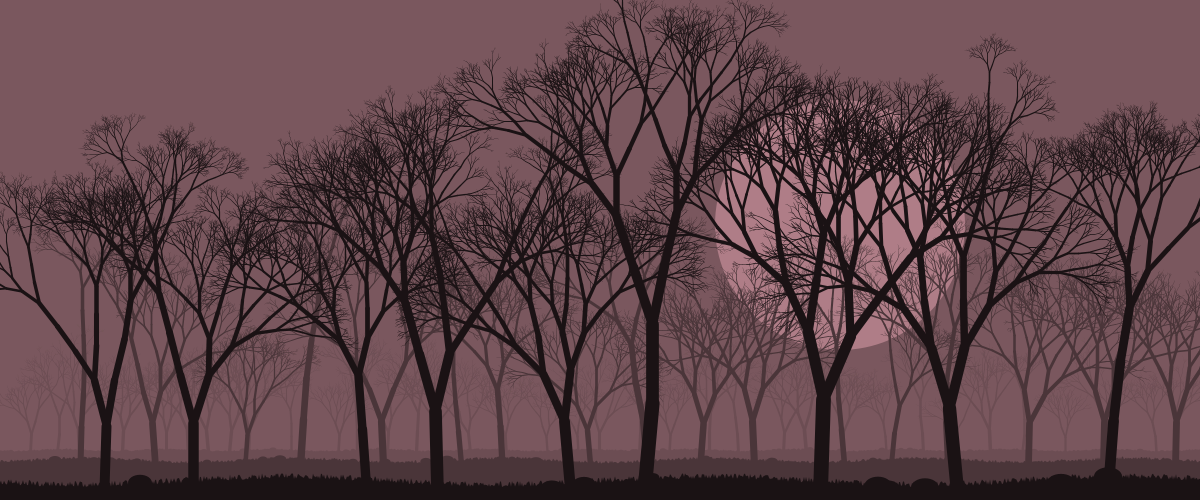
Frame 1 (no input)
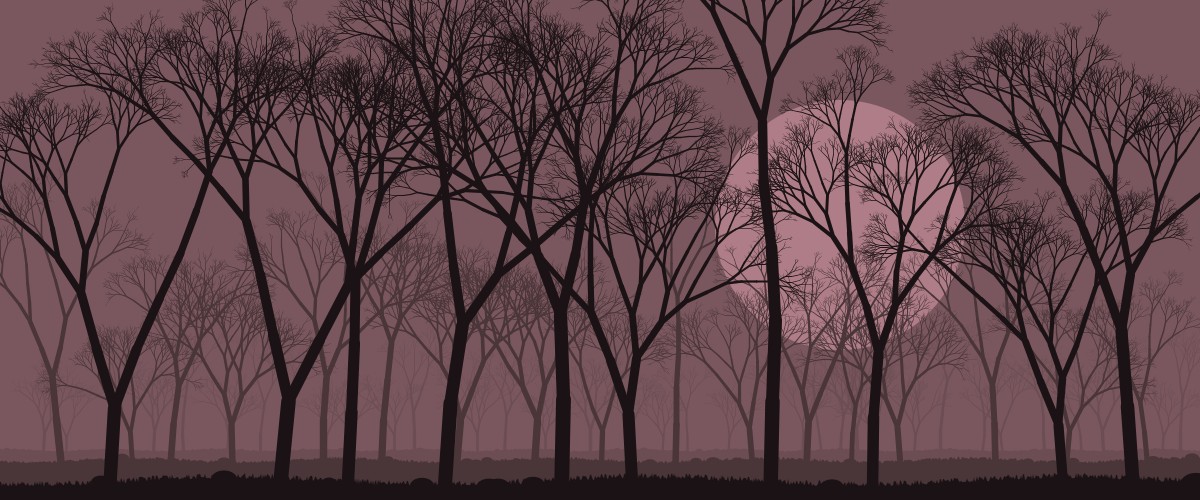
Frame 2 (the mouse pressed at the canvas centre, redrawn once)

The Processing sketch that drew these frames (run headless with seeded random() and noise(); the mouse was pressed at the canvas centre and the sketch redrawn once):

// Processing sketch: Tree3
// ── Tree3.pde
///////////////////////////////////////////////////////////////////////////////////
float fq = 1.25;
color c = color(175, 125, 135);

void setup() { size(1200, 500); noLoop(); }
 
void draw()
{
  color cb = color(red(c) * 0.7, green(c) * 0.7, blue(c) * 0.7),
        cf = color(red(c) * 0.15, green(c) * 0.15, blue(c) * 0.15);
  background(cb); 
  noStroke(); fill(c); ellipse(width * 0.7, height * 0.45, height * 0.5, height * 0.5);
  layer_ae(0.25, lerpColor(cb, cf, 0.15), 50, 8); 
  layer_ae(0.5, lerpColor(cb, cf, 0.5), 40, 10); 
  layer_ae(1.0, cf, 20, 12); 
}

void keyPressed() { redraw(); }
void mousePressed() { redraw(); }

///////////////////////////////////////////////////////////////////////////////////
void layer(float sz, color c, int g, int d)
{  
  g = height - g; noStroke(); fill(c); rect(0, g, width, height); stroke(c);
  float x = random(80 * sz, 240 * sz) / fq;
  while (x < width) { tree(x, g, random(sz * 0.75, sz * 1.25), 0.3, 0.1, d);  x += random(80 * sz, 240 * sz) / fq; }
}

///////////////////////////////////////////////////////////////////////////////////
void layer_ae(float sz, color c, int g, int d)
{  
  g = height - g; noStroke(); fill(c); 
  beginShape();
  vertex (0, height);
  float t = random (-PI, PI), tt;
  for (int x = 0; x <= width; x++)
  { vertex (x, tt = g + sz * (random (-3, 3) + 4 * sin(t + x * 0.015 / sz)));
    if (random(1.0) < (0.01 / sz)) {  float r = sz * random(10, 30); ellipse (x, tt + 3 * sz, r, r * 0.66); }  
  }
  vertex (width, height);
  endShape(CLOSE);
  stroke(c);
  float x = random(80 * sz, 240 * sz) / fq;
  while (x < width) { tree(x, g, random(sz * 0.75, sz * 1.25), 0.3, 0.1, d); x += random(80 * sz, 240 * sz) / fq; }
}

///////////////////////////////////////////////////////////////////////////////////
void tree(float x, float y, float sz, float rb, float rj, int d)
{
  pushMatrix(); translate(x, y + 10 * sz); rotate(random(-0.1, 0.1)); branch(sz, rb, rj, d); popMatrix();
}

///////////////////////////////////////////////////////////////////////////////////
void branch(float sz, float b, float j, int d)
{
  strokeWeight(12 * sz);
  if (d > 0)
  { line(0, 0, 0, -height * 0.15 * sz);
    translate(0, -height * 0.15 * sz);
    rotate(random(-0.1, 0.1)); 
    if (random(1.0) < 0.6)
    { scale(0.75);
      pushMatrix(); rotate(random(b - j, b + j)); branch(sz, b, j, d - 1); popMatrix();    
      pushMatrix(); rotate(random(-b - j, -b + j)); branch(sz, b, j, d - 1); popMatrix();        
    } else { scale(0.9); branch(sz, b, j, d); }
  }
}
